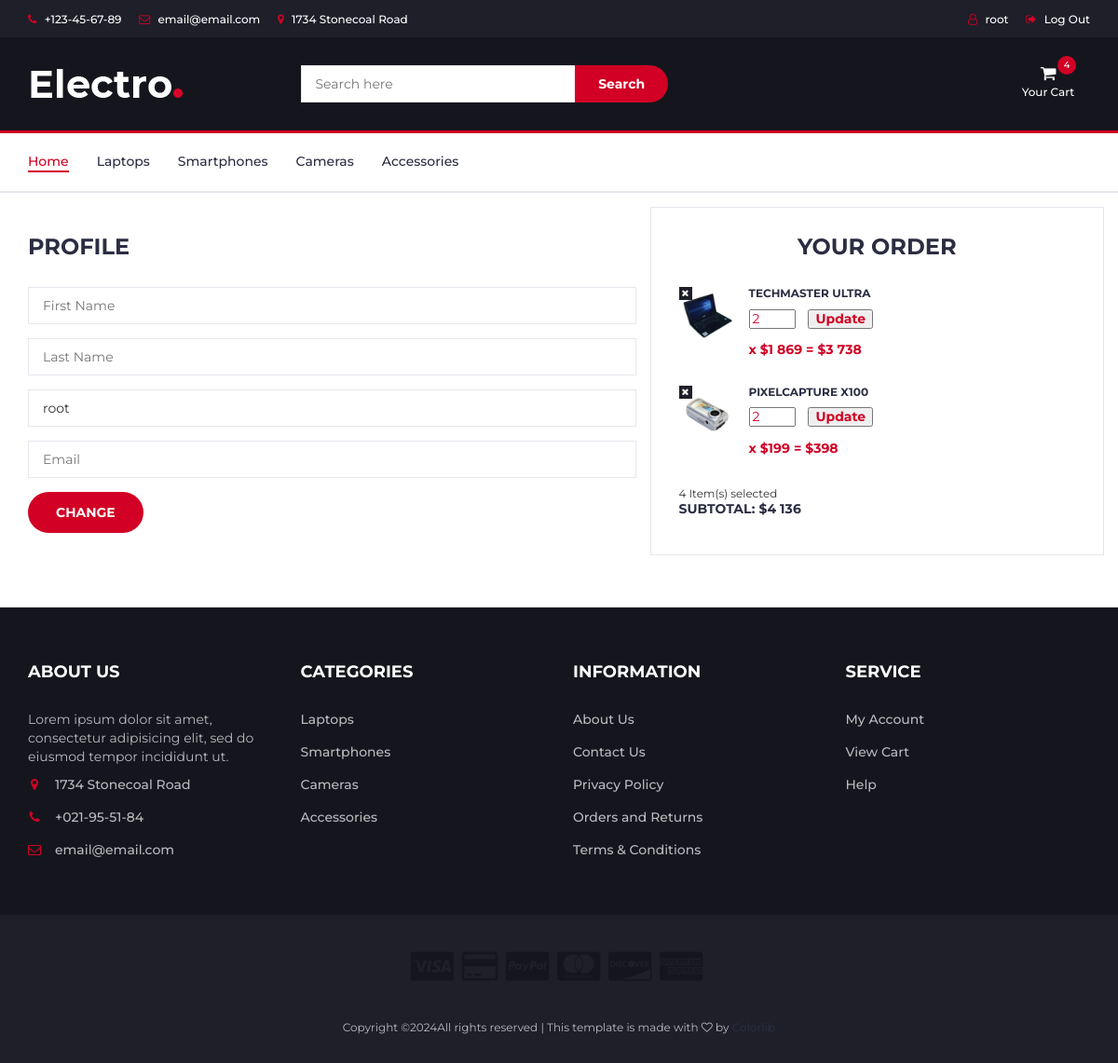
/users/profile/ (signed in), run on an earlier commit of the app's database.
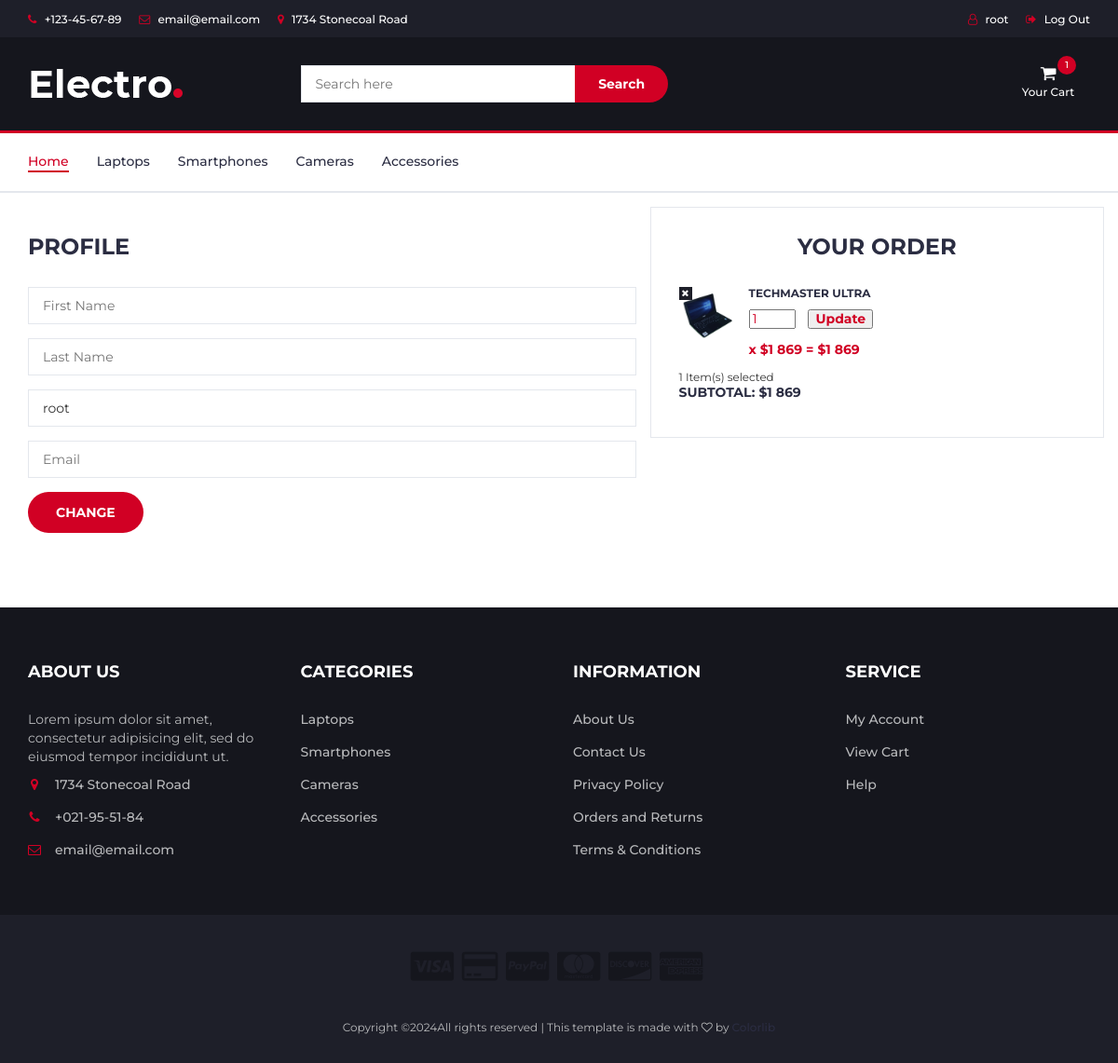
And on a later commit of the database.
### users/models.py (models this page shows, shortened)
class User(AbstractUser):
    image = models.ImageField(upload_to='users_images', blank=True, null=True)

### carts/models.py (models this page shows, shortened)
class Cart(models.Model):
    user = models.ForeignKey(to=User, on_delete=models.CASCADE, blank=True, null=True)
    product = models.ForeignKey(to=Product, on_delete=models.CASCADE)
    quantity = models.SmallIntegerField(default=0)
    session_key = models.CharField(max_length=32, blank=True, null=True)
    created_timestampt = models.DateTimeField(auto_now_add=True)
    class Meta:
        db_table = "cart"
    objects = CartQuerySet().as_manager()
    def products_price(self):
        return round(self.product.sell_price() * self.quantity)

### main/models.py (models this page shows, shortened)
class Category(models.Model):
    name = models.CharField(max_length=150, unique=True)
    slug = models.SlugField(max_length=200, unique=True)
    image = models.ImageField(upload_to='category_images')
    class Meta:
        verbose_name_plural = "Categories"

class Product(models.Model):
    name = models.CharField(max_length=150, unique=True)
    slug = models.SlugField(max_length=200, unique=True)
    description = models.TextField()
    little_description = models.TextField()
    price = models.DecimalField(default=0.00, max_digits=7, decimal_places=2)
    discount = models.DecimalField(default=0.00, max_digits=4, decimal_places=2)
    quantity = models.PositiveIntegerField(default=0)
    category = models.ForeignKey(to=Category, on_delete=models.CASCADE)
    class Meta:
        ordering = ("id",)
    def sell_price(self):
        if self.discount:
            return round(self.price - (self.price * self.discount / 100), 2)
        return self.price

class ProductImage(models.Model):
    product = models.ForeignKey(
        Product, related_name="images", on_delete=models.CASCADE
    )
    image = models.ImageField(upload_to="product_images")

### users/views.py (the view)
# urls.py: path("profile/", views.profile, name="profile"),
@login_required
def profile(request):
    categories = Category.objects.all()
    if request.method == "POST":
        form = ProfileForm(data=request.POST, instance=request.user)
        if form.is_valid():
            form.save()
            return HttpResponseRedirect(reverse("users:profile"))
    else:
        form = ProfileForm(instance=request.user)
    context = {
        "title": f"Profile - {request.user.username}",
        "categories": categories,
        "form": form,
    }
    return render(request, "users/profile.html", context)

### users/forms.py
class ProfileForm(UserChangeForm):
    first_name = forms.CharField()
    last_name = forms.CharField()
    username = forms.CharField()
    email = forms.CharField()
    class Meta:
        model = User
        fields = (
            "first_name",
            "last_name",
            "username",
            "email",
        )

### carts/models.py (called while the page is built)
    def total_price(self):
        return sum(cart.products_price() for cart in self)

    def total_quantity(self):
        if self:
            return sum(cart.quantity for cart in self)
        return 0

### carts/templatetags/cart_tags.py (called while the page is built)
@register.simple_tag()
def user_carts(request):
    return get_user_carts(request)

### carts/utils.py (called while the page is built)
def get_user_carts(request):
    if request.user.is_authenticated:
        return Cart.objects.filter(user=request.user)
    if not request.session.session_key:
        request.session.create()
    return Cart.objects.filter(session_key=request.session.session_key)

### main/templatetags/custom_filters.py (called while the page is built)
@register.filter(name="add_spaces")
def add_spaces(value):
    return "{:,.0f}".format(value).replace(",", " ")

### users/templates/users/profile.html (shortened to what this page needs)
{% extends 'base.html' %}
{% load static %}
{% block content %}
  <div class="section">
    <div class="container">
      <div class="row">
        <div class="col-md-7">
          <div class="billing-details">
            <div class="section-title">
              <h3 class="title">Profile</h3>
            </div>
            <form action="{% url 'users:profile' %}" method="POST">
              <div class="form-group">
                <input class="input" type="text" name="first_name" id="id_first_name" placeholder="First Name" value="{% if form.first_name.value %}{{ form.first_name.value }}{% endif %}" required />
              </div>
              <div class="form-group">
                <input class="input" type="text" name="last_name" id="id_last_name" placeholder="Last Name" value="{% if form.last_name.value %}{{ form.last_name.value }}{% endif %}" required />
              </div>
              <div class="form-group">
                <input class="input" type="text" name="username" id="id_username" placeholder="Username" value="{% if form.username.value %}{{ form.username.value }}{% endif %}" required />
              </div>
              <div class="form-group">
                <input class="input" type="email" name="email" id="id_email" placeholder="Email" value="{% if form.email.value %}{{ form.email.value }}{% endif %}" required />
              </div>
              <button type="submit" class="primary-btn order-submit">Change</button>
            </form>
            <br />
          </div>
        </div>
          <div class="col-md-5 order-details">
            <div class="section-title text-center">
              <h3 class="title">Your Order</h3>
            </div>
            {% include "carts/includes/included_cart.html" %}
          </div>
          </div>
      </div>
    </div>
{% endblock %}

### templates/base.html (shortened to what this page needs)
{% load static %}
{% load goods_tags %}
{% load cart_tags %}
{% user_carts request as carts %}
<!DOCTYPE html>
<html lang="en">
  <head>
    <link type="text/css" rel="stylesheet" href="{% static 'css/bootstrap.min.css' %}" />
    <link type="text/css" rel="stylesheet" href="{% static 'css/slick.css' %}" />
    <link type="text/css" rel="stylesheet" href="{% static 'css/slick-theme.css' %}" />
    <link type="text/css" rel="stylesheet" href="{% static 'css/nouislider.min.css' %}" />
    <link rel="stylesheet" href="{% static 'css/font-awesome.min.css' %}" />
    <link type="text/css" rel="stylesheet" href="{% static 'css/style.css' %}" />
  </head>
  <body>
    <header>
      <div id="top-header">
        <div class="container">
          <ul class="header-links pull-left">
            <li>
              <a href="#"><i class="fa fa-phone"></i> +123-45-67-89</a>
            </li>
            <li>
              <a href="#"><i class="fa fa-envelope-o"></i> email@email.com</a>
            </li>
            <li>
              <a href="#"><i class="fa fa-map-marker"></i> 1734 Stonecoal Road</a>
            </li>
          </ul>
          <ul class="header-links pull-right">
            {% if not user.is_authenticated %}
              <li>
                <a href="{% url 'users:login' %}"><i class="fa fa-sign-out"></i> Log In</a>
              </li>
            {% else %}
              <li>
                <a href="{% url 'users:profile' %}"><i class="fa fa-user-o"></i> {{ user.username }}</a>
              </li>
              <li>
                <a href="{% url 'users:logout' %}"><i class="fa fa-sign-out"></i> Log Out</a>
              </li>
            {% endif %}
          </ul>
        </div>
      </div>
      <div id="header">
        <div class="container">
          <div class="row">
            <div class="col-md-3">
              <div class="header-logo">
                <a href="{% url 'main:index' %}" class="logo"><img src="{% static './img/logo.png' %}" alt="logo" /></a>
              </div>
            </div>
            <div class="col-md-6">
              <div class="header-search">
                <form action="{% url 'goods:search' %}" method="GET">
                  <input class="input" type="search" name="q" placeholder="Search here" />
                  <button class="search-btn">Search</button>
                </form>
              </div>
            </div>
            <div class="col-md-3 clearfix">
              <div class="header-ctn">
                <div class="dropdown">
                  <a class="dropdown-toggle" data-toggle="dropdown" aria-expanded="true">
                    <i class="fa fa-shopping-cart"></i>
                    <span>Your Cart</span>
                    <div class="qty">{{carts.total_quantity}}</div>
                  </a>
                </div>
              </div>
            </div>
          </div>
        </div>
      </div>
    </header>
    <nav id="navigation">
      <div class="container">
        <div id="responsive-nav">
          <ul class="main-nav nav navbar-nav">
            <li class="active">
              <a href="{% url 'main:index' %}">Home</a>
            </li>
            {% for category in categories %}
              <li>
                <a href="{% url 'goods:catalog' category.slug %}">{{ category.name }}</a>
              </li>
            {% endfor %}
          </ul>
        </div>
      </div>
    </nav>
    {% block content %}
    {% endblock %}
    <footer id="footer">
      <div class="section">
        <div class="container">
          <div class="row">
            <div class="col-md-3 col-xs-6">
              <div class="footer">
                <h3 class="footer-title">About Us</h3>
                <p>Lorem ipsum dolor sit amet, consectetur adipisicing elit, sed do eiusmod tempor incididunt ut.</p>
                <ul class="footer-links">
                  <li>
                    <a href="#"><i class="fa fa-map-marker"></i>1734 Stonecoal Road</a>
                  </li>
                  <li>
                    <a href="#"><i class="fa fa-phone"></i>+021-95-51-84</a>
                  </li>
                  <li>
                    <a href="#"><i class="fa fa-envelope-o"></i>email@email.com</a>
                  </li>
                </ul>
              </div>
            </div>
            <div class="col-md-3 col-xs-6">
              <div class="footer">
                <h3 class="footer-title">Categories</h3>
                <ul class="footer-links">
                  {% for category in categories %}
                    <li>
                      <a href="{% url 'goods:catalog' category.slug %}">{{ category.name }}</a>
                    </li>
                  {% endfor %}
                </ul>
              </div>
            </div>
            <div class="col-md-3 col-xs-6">
              <div class="footer">
                <h3 class="footer-title">Information</h3>
                <ul class="footer-links">
                  <li>
                    <a href="#">About Us</a>
                  </li>
                  <li>
                    <a href="#">Contact Us</a>
                  </li>
                  <li>
                    <a href="#">Privacy Policy</a>
                  </li>
                  <li>
                    <a href="#">Orders and Returns</a>
                  </li>
                  <li>
                    <a href="#">Terms & Conditions</a>
                  </li>
                </ul>
              </div>
            </div>
            <div class="col-md-3 col-xs-6">
              <div class="footer">
                <h3 class="footer-title">Service</h3>
                <ul class="footer-links">
                  <li>
                    <a href="{% url "users:profile" %}">My Account</a>
                  </li>
                  <li>
                    <a href="{% url "users:profile" %}">View Cart</a>
                  </li>
                  <li>
                    <a href="#">Help</a>
                  </li>
                </ul>
              </div>
            </div>
          </div>
        </div>
      </div>
      <div id="bottom-footer" class="section">
        <div class="container">
          <div class="row">
            <div class="col-md-12 text-center">
              <ul class="footer-payments">
                <li>
                  <a href="#"><i class="fa fa-cc-visa"></i></a>
                </li>
                <li>
                  <a href="#"><i class="fa fa-credit-card"></i></a>
                </li>
                <li>
                  <a href="#"><i class="fa fa-cc-paypal"></i></a>
                </li>
                <li>
                  <a href="#"><i class="fa fa-cc-mastercard"></i></a>
                </li>
                <li>
                  <a href="#"><i class="fa fa-cc-discover"></i></a>
                </li>
                <li>
                  <a href="#"><i class="fa fa-cc-amex"></i></a>
                </li>
              </ul>
              <span class="copyright">
                Copyright &copy;All rights reserved | This template is made with <i class="fa fa-heart-o" aria-hidden="true"></i> by <a href="https://colorlib.com" target="_blank">Colorlib</a>
              </span>
            </div>
          </div>
        </div>
      </div>
    </footer>
  </body>
</html>

### carts/templates/carts/includes/included_cart.html (shortened to what this page needs)
{% load static %}
{% load custom_filters %}
<div class="cart-list">
  {% for cart in carts %}
    <div class="product-widget">
      <div class="product-img">
        <img src="{{ cart.product.images.first.image.url }}" alt="{{ cart.product.name }}" />
      </div>
      <div class="product-body">
        <h3 class="product-name"><a href="{% url 'goods:product' cart.product.slug %}">{{ cart.product.name }}</a></h3>
        <h4 class="product-price">
          <form method="post" action="{% url 'cart:cart_change' cart.id %}">
            <input type="number" name="quantity" class="qty" value="{{ cart.quantity }}" min="1" style="max-width:50px;" />
            <button type="submit" class="update-quantity-btn">Update</button>
          </form>
          <br>
        x ${{ cart.product.sell_price|add_spaces }} = ${{ cart.products_price|add_spaces }}</h4>
      </div>
      <a class="delete" href="{% url 'cart:cart_remove' cart.id %}"><i class="fa fa-close"></i></a>
    </div>
  {% endfor %}
</div>
<div class="cart-summary">
  <small>{{ carts.total_quantity }} Item(s) selected</small>
  <h5>SUBTOTAL: ${{ carts.total_price|add_spaces }}</h5>
</div>

What changed in the data, as far as the page shows it:
removed Cart: product.images.first.image (picture), product.name "PIXELCAPTURE X100", quantity "2", product.sell_price|add_spaces "199", products_price|add_spaces "398"
changed Cart "TECHMASTER ULTRA": total_quantity "4" → "1"; quantity "2" → "1"; products_price|add_spaces "3 738" → "1 869"; total_price|add_spaces "4 136" → "1 869"
